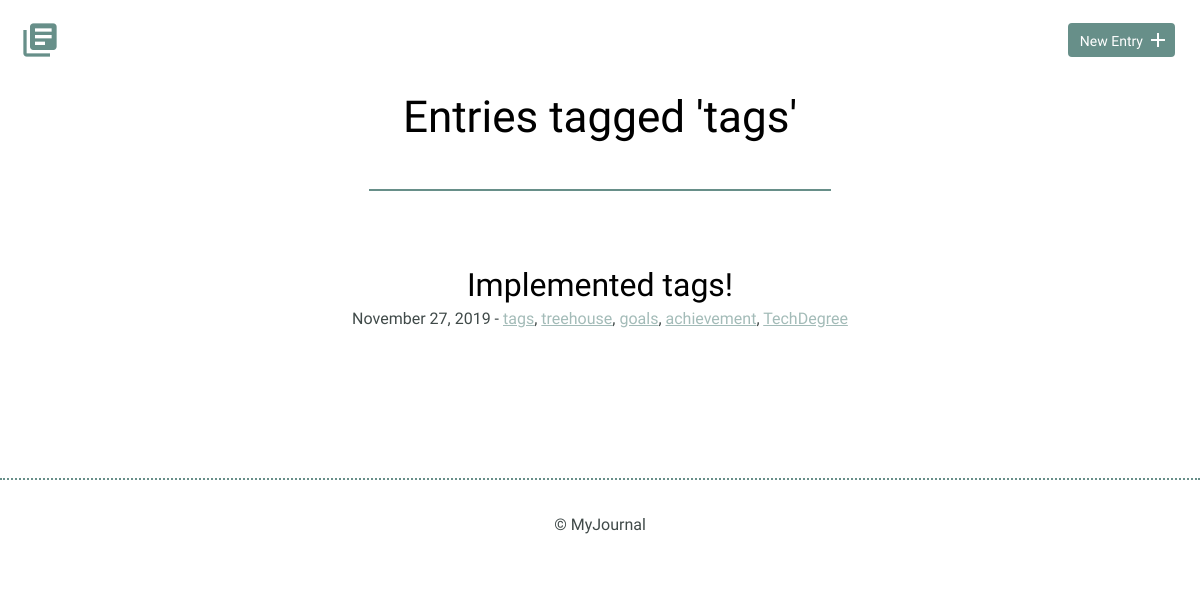
The page /index.php?tag=tags on the database its author committed.
### tables this page shows
CREATE TABLE "entries" (
	"id"	INTEGER,
	"title"	TEXT,
	"date"	TEXT,
	"time_spent"	INTEGER,
	"learned"	BLOB,
	"resources"	BLOB,
	"tags"	BLOB,
	PRIMARY KEY("id")
);

### inc/functions.php (called while the page is built, shortened)
<?php
function get_entries_list($tag=null){
  include("connection.php");
  try {
    $sql = "SELECT * FROM entries";
    if (isset($tag)){
      $sql .= " WHERE tags LIKE '%$tag%'";
    }
    $sql .= " ORDER BY date DESC";
    $results = $db->prepare($sql);
    $results->execute();
    $entries = $results->fetchAll(PDO::FETCH_ASSOC);
    return $entries;
  } catch (Exception $e){
    return array();
  }
}
function get_tags($entry){
  $tags = [];
  $raw_tags = $entry['tags'];
  $exploded_tags = explode(',',$raw_tags);
  foreach ($exploded_tags as $exploded_tag){
    $tags[] = trim($exploded_tag);
  }
  return $tags;
}

### index.php (the view, shortened to what this page needs)
<?php
require_once('./inc/connection.php');
include('./inc/functions.php');
$tag=null;
$pageTitle="All Entries";
if(isset($_GET['tag'])){
  $tag = filter_input(INPUT_GET,'tag',FILTER_SANITIZE_STRING);
  $pageTitle = "Entries tagged '$tag'";
}
include('./inc/header.php');
?>
<section>
  <div class="container">
    <h1><?= $pageTitle; ?></h1>
    <hr />
    <div class="entry-list">
      <?php
      foreach(get_entries_list($tag) as $entry) {
      $vardate = explode('-',$entry['date']);
      $year = intval($vardate[0]);
      $month = date('F',mktime(0,0,0,intval($vardate[1])));
      $date = intval($vardate[2]);
      $tags = get_tags($entry);
      ?>
      <article>
        <h2><a href="detail.php?id=<?= $entry['id']; ?>"><?= $entry['title']; ?></a></h2>
        <time datetime="<?= $entry['date'] ?>"><?= $month; ?> <?= $date ?>, <?= $year; ?></time>
        -
        <span>
          <?php
          $tags_output = [];
          foreach($tags as $tag){
            $tags_output[] = "<a href='index.php?tag=$tag'>$tag</a>";
          }
          echo implode(", ",$tags_output);
          ?>
        </span>
      </article>
      <?php } ?>
    </div>
  </div>
</section>
<?php
include('./inc/footer.php');
?>

### css/site.css (style rules this page uses)
body { font-size: 16px; color: #404a49; font-family: "Cousine", serif; font-weight: 400; }
.container { margin: 0 auto; padding: 0 25px; }
h1, h2, h3 { margin: 0; font-weight: 400; line-height: 1em; color: #000; }
h1 { font-size: 44px; margin-bottom: 12px; text-align: center; }
h2 { font-size: 32px; }
h2 a { text-decoration: none; color: #000; }
hr { border: 1px solid #678f89; width: 40%; margin-top: 50px; }
.entry-list, .edit-entry, .new-entry { max-width: 800px; margin: 0 auto; padding: 70px 0 150px 0; }
.entry-list { display: flex; flex-direction: column; }
.entry-list article { margin-bottom: 70px; text-align: center; }
.entry-list article:last-child { margin-bottom: 0; }
.entry-list article h2 { margin-bottom: 8px; }
.entry-list article span a { color: #678f89; opacity: 0.6; }

### rows shown on the page
entries: title "Implemented tags!", date "November", date "27", date "2019", tag "tags treehouse goals achievement TechDegree", tags_output ", , , ,"

### other values the page prints
$pageTitle "Entries tagged 'tags'"
